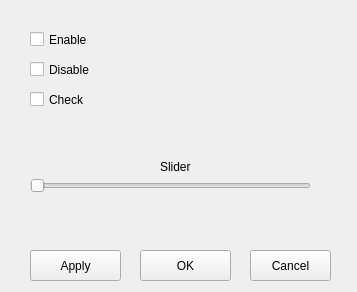
<?xml version="1.0" encoding="UTF-8"?>
<ui version="4.0">
 <class>settingsWindow</class>
 <widget class="QWidget" name="settingsWindow">
  <property name="geometry">
   <rect>
    <x>0</x>
    <y>0</y>
    <width>357</width>
    <height>292</height>
   </rect>
  </property>
  <property name="windowTitle">
   <string>Form</string>
  </property>
  <widget class="QPushButton" name="pushButton">
   <property name="geometry">
    <rect>
     <x>140</x>
     <y>250</y>
     <width>91</width>
     <height>31</height>
    </rect>
   </property>
   <property name="text">
    <string>OK</string>
   </property>
  </widget>
  <widget class="QPushButton" name="exit_settings_button">
   <property name="geometry">
    <rect>
     <x>250</x>
     <y>250</y>
     <width>81</width>
     <height>31</height>
    </rect>
   </property>
   <property name="text">
    <string>Cancel</string>
   </property>
  </widget>
  <widget class="QPushButton" name="pushButton_3">
   <property name="geometry">
    <rect>
     <x>30</x>
     <y>250</y>
     <width>91</width>
     <height>31</height>
    </rect>
   </property>
   <property name="text">
    <string>Apply</string>
   </property>
  </widget>
  <widget class="QCheckBox" name="checkBox">
   <property name="geometry">
    <rect>
     <x>30</x>
     <y>30</y>
     <width>72</width>
     <height>19</height>
    </rect>
   </property>
   <property name="text">
    <string>Enable</string>
   </property>
  </widget>
  <widget class="QCheckBox" name="checkBox_2">
   <property name="geometry">
    <rect>
     <x>30</x>
     <y>60</y>
     <width>72</width>
     <height>19</height>
    </rect>
   </property>
   <property name="text">
    <string>Disable</string>
   </property>
  </widget>
  <widget class="QCheckBox" name="checkBox_3">
   <property name="geometry">
    <rect>
     <x>30</x>
     <y>90</y>
     <width>72</width>
     <height>19</height>
    </rect>
   </property>
   <property name="text">
    <string>Check</string>
   </property>
  </widget>
  <widget class="QSlider" name="horizontalSlider">
   <property name="geometry">
    <rect>
     <x>30</x>
     <y>170</y>
     <width>281</width>
     <height>31</height>
    </rect>
   </property>
   <property name="orientation">
    <enum>Qt::Horizontal</enum>
   </property>
  </widget>
  <widget class="QLabel" name="label">
   <property name="geometry">
    <rect>
     <x>160</x>
     <y>160</y>
     <width>47</width>
     <height>13</height>
    </rect>
   </property>
   <property name="text">
    <string>Slider</string>
   </property>
  </widget>
 </widget>
 <resources/>
 <connections/>
</ui>
